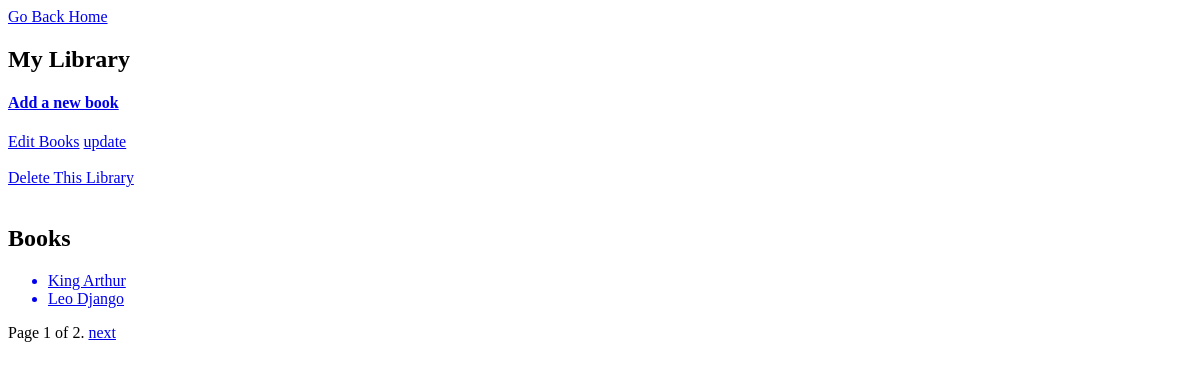
The page /main/mylibrary/my-library/ (signed in) on the database as committed earlier.
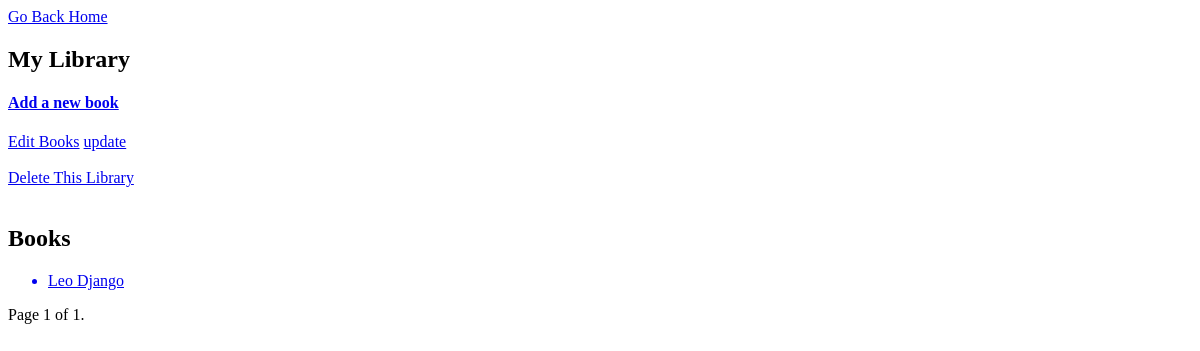
The same page on the database as committed later.
### main/models.py (models this page shows, shortened)
class Book(models.Model):
    name = models.CharField(max_length=128, unique=True, null=False)
    author = models.CharField(max_length=128, unique=False)
    library = models.ForeignKey(Library)
    slug = models.SlugField(unique=False)

### main/views.py (the view)
class LibraryDetailView(PaginateMixin, DetailView):
    model = Library
    template = 'main/library-detail.html'
    def get_context_data(self, **kwargs):
        context = super(LibraryDetailView, self).get_context_data(**kwargs)
        lib_slug = self.kwargs['slug']
        library = Library.objects.get(slug=lib_slug)
        context['library'] = library
        book_list = Book.objects.filter(library_id=library.id)
        paginator = Paginator(book_list, 2)
        page = self.request.GET.get('page')
        try:
            books = paginator.page(page)
        except PageNotAnInteger:
            books = paginator.page(1)
        except EmptyPage:
            books = paginator.page(paginator.num_pages)
        context['book_list'] = books
        context['page_obj'] = paginator.page(int(page) if page else 1)
        return context

### templates/main/library_detail.html (shortened to what this page needs)
<!DOCTYPE html>
<html>
	<a href="/main/">Go Back Home</a>
	{% block content %}
	    <h2>{{ object.name }}</h2>
	    {% if user.id == object.id %}
	    	<h4><a href="/main/mylibrary/{{object.slug}}/book/add">Add a new book</a></h4>
	    	<a href="{% url "manage-books" slug=object.slug %}">Edit Books</a>
	    	<a href="update"> update</a> <br><br>
	    	<a href="delete">Delete This Library</a>
	    {% endif %}
	{% endblock %}
	<br><br>
	{% block content2 %}
	    <h2>Books</h2>
	    <ul>
	        {% for book in book_list %}
	            <a href="{% url "book-detail" object.slug book.slug %}"><li>{{ book.name }}</li></a>
	        {% endfor %}
	    </ul>
	{% endblock %}
	<div class="pagination">
	    <span class="step-links">
	        <span class="current">
	            Page {{ page_obj.number }} of {{ page_obj.paginator.num_pages }}.
	        </span>
	        {% if page_obj.has_next %}
	            <a href="?page={{ page_obj.next_page_number }}">next</a>
	        {% endif %}
	    </span>
	</div>
</html>

Rows that differ between the two databases and show on the page:
removed Book: name "King Arthur"
Other text that changed with them:
{{ page_obj.paginator.num_pages }}: "2" → "1"
text no longer shown: "next"
